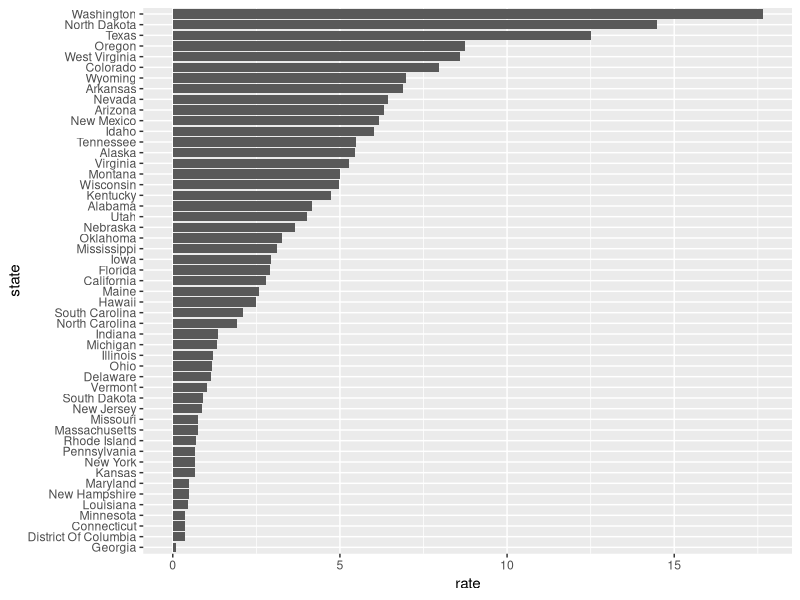

The R script that drew this image:
library(dplyr)
library(ggplot2)
library(dslabs)

data(us_contagious_diseases)

dat <- us_contagious_diseases %>%
  filter(year == 1967 & disease=="Measles" & !is.na(population)) %>% mutate(rate = count / population * 10000 * 52 / weeks_reporting)

print(dat)

state <- dat$state 
rate <- dat$count/(dat$population/10000)*(52/dat$weeks_reporting)

# Redefine the state object so that the levels are re-ordered by rate.
state <- reorder(state, rate)

print(state)

levels(state)

####################################

dat <- us_contagious_diseases %>% filter(year == 1967 & disease=="Measles" & count>0 & !is.na(population)) %>%
  mutate(rate = count / population * 10000 * 52 / weeks_reporting) %>%
  mutate(state = reorder(state, rate)) # reorder the states by the rate variable.


dat %>% ggplot(aes(state, rate)) +
  geom_bar(stat = "identity") +
  coord_flip()
